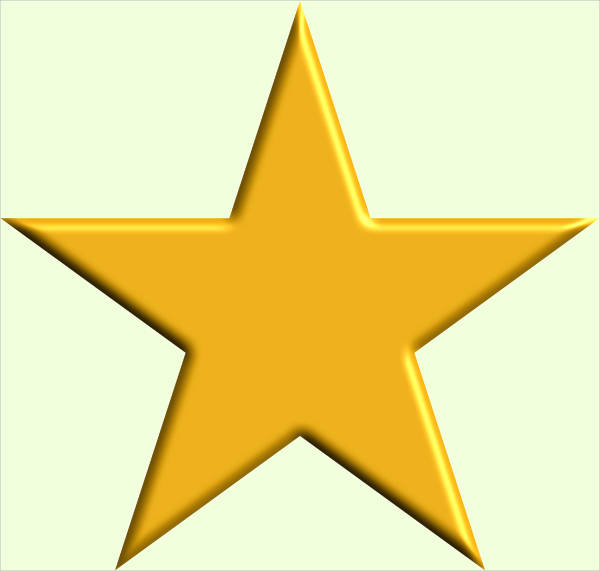
#> input picture star.jpg, 600 x 571 px, given in place of the camera
$ python contourcapture.py
#> lines starting #> are read from the running program, lines starting #| are printed output that depends on the picture
import numpy as np
import cv2 as cv

#What this does is capture a video in black and white
cap = cv.VideoCapture(0)

while(True):
    # Capture frame-by-frame
    ret, frame = cap.read()
#> frame is the input picture: shape (571, 600, 3); mean B, G, R 157.8, 227.2, 236.2

    # Our operations on the frame come here
    gray = cv.cvtColor(frame, cv.COLOR_BGR2GRAY)
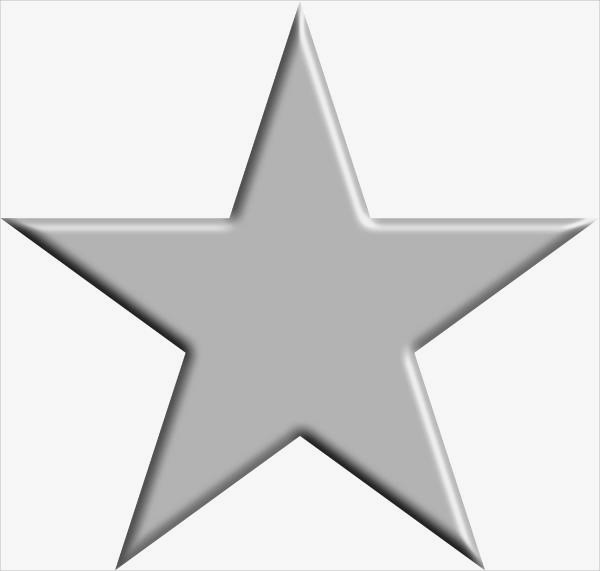
#> gray: shape (571, 600); min 9, max 255, mean 222.1

    ret, thresh = cv.threshold(frame, 127, 255, 0)
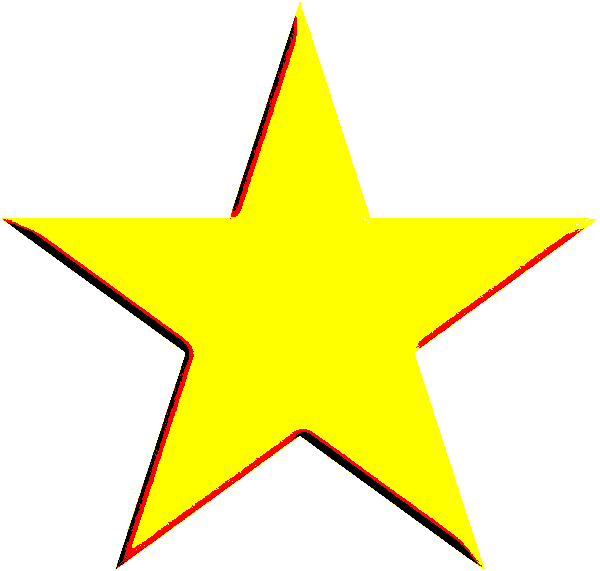
#> thresh: shape (571, 600, 3); mean B, G, R 172, 247.1, 251.5
#> (the run stopped early here; a loop or call above may not have finished)
